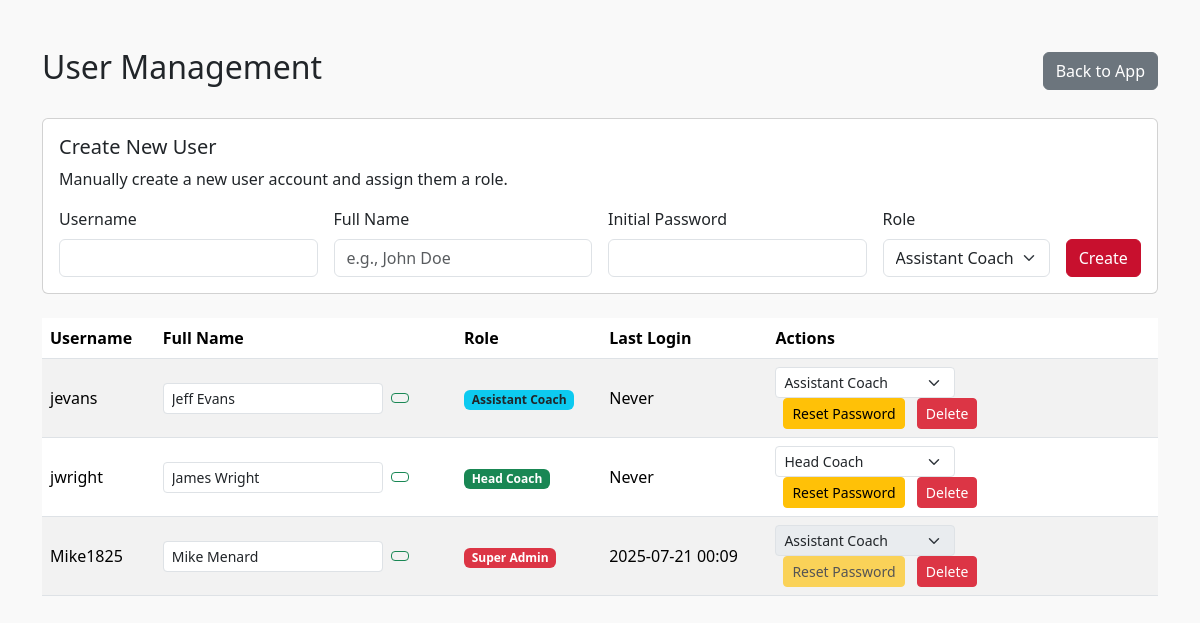
The app's page /admin/users (signed in) with its own data.
### models.py (models this page shows, shortened)
class User(Base):
    __tablename__ = 'users'
    id = Column(Integer, primary_key=True)
    username = Column(String, unique=True, nullable=False)
    full_name = Column(String(100), nullable=True) # <<< This line is crucial
    password_hash = Column(String, nullable=False)
    role = Column(String, default='Coach')
    last_login = Column(String) # Stored as string for now, consider DateTime
    tab_order = Column(Text) # Storing JSON string
    player_order = Column(Text) # Storing JSON string
    team_id = Column(Integer, ForeignKey('teams.id'), nullable=False)
    team = relationship("Team", back_populates="users")

### app.py (the view)
@app.route('/admin/users')
@admin_required
def user_management():
    db = SessionLocal()
    try:
        users = db.query(User).all()
        return render_template('user_management.html', users=users, session=session)
    finally:
        db.close()

### app.py (called while the page is built)
def admin_required(f):
    @wraps(f)
    def decorated_function(*args, **kwargs):
        if not session.get('logged_in'):
            return redirect(url_for('login'))
        if session.get('role') not in ['Head Coach', 'Super Admin']:
            flash('You must be a Head Coach or Super Admin to access this page.', 'danger')
            return redirect(url_for('home'))
        return f(*args, **kwargs)
    return decorated_function

### templates/user_management.html (shortened to what this page needs)
<!DOCTYPE html>
<html lang="en">
<head>
  <link href="https://cdn.jsdelivr.net/npm/bootstrap@5.3.2/dist/css/bootstrap.min.css" rel="stylesheet">
</head>
<body>
<div class="container mt-5">
  <div class="d-flex justify-content-between align-items-center mb-4">
    <h2>User Management</h2>
    <a href="{{ url_for('home') }}" class="btn btn-secondary">Back to App</a>
  </div>
  <div class="card mb-4">
    <div class="card-body">
      <h5 class="card-title">Create New User</h5>
      <p>Manually create a new user account and assign them a role.</p>
      <form method="POST" action="{{ url_for('add_user') }}" class="row g-3 align-items-end">
        <div class="col-12 col-md-3">
          <label for="username" class="form-label">Username</label>
          <input type="text" class="form-control" id="username" name="username" required>
        </div>
        <div class="col-12 col-md-3">
          <label for="full_name" class="form-label">Full Name</label>
          <input type="text" class="form-control" id="full_name" name="full_name" placeholder="e.g., John Doe">
        </div>
        <div class="col-12 col-md-3">
          <label for="password" class="form-label">Initial Password</label>
          <input type="password" class="form-control" id="password" name="password" required>
        </div>
        <div class="col-12 col-md-2 col-lg-2">
          <label for="role" class="form-label">Role</label>
          <select name="role" id="role" class="form-select">
            <option value="Assistant Coach" selected>Assistant Coach</option>
          </select>
        </div>
        <div class="col-12 col-md-1 col-lg-1">
          <button type="submit" class="btn btn-primary w-100">Create</button>
        </div>
      </form>
    </div>
  </div>
  <div class="table-responsive">
    <table class="table table-striped align-middle">
        <thead>
            <tr>
                <th>Username</th>
                <th>Full Name</th>
                <th>Role</th>
                <th>Last Login</th>
                <th style="width: 35%;">Actions</th>
            </tr>
        </thead>
        <tbody>
            {% for user in users|sort(attribute='username') %}
            <tr>
                <td>{{ user.username }}</td>
                <td>
                    <form action="{{ url_for('update_user_details', username=user.username) }}" method="POST" class="d-inline-flex align-items-center gap-2">
                        <input type="text" name="full_name" class="form-control form-control-sm" value="{{ user.full_name or '' }}" placeholder="Full Name">
                        <button type="submit" class="btn btn-sm btn-outline-success" title="Save Name"></button>
                    </form>
                </td>
                <td>
                    {% if user.role == 'Super Admin' %}
                        <span class="badge bg-danger">Super Admin</span>
                    {% elif user.role == 'Head Coach' %}
                        <span class="badge bg-success">Head Coach</span>
                    {% elif user.role == 'Assistant Coach' %}
                        <span class="badge bg-info text-dark">Assistant Coach</span>
                    {% elif user.role == 'Game Changer' %}
                        <span class="badge bg-secondary">Game Changer</span>
                    {% else %}
                        <span class="badge bg-light text-dark">{{ user.role }}</span>
                    {% endif %}
                </td>
                <td>{{ user.last_login or 'Never' }}</td>
                <td>
                    <form action="{{ url_for('change_user_role', username=user.username) }}" method="POST" class="d-inline me-2">
                        <select name="role" class="form-select form-select-sm" onchange="this.form.submit()" style="max-width: 180px;" {% if user.username.lower() == 'mike1825' %}disabled{% endif %}>
                            <option value="Assistant Coach" {% if user.role == 'Assistant Coach' %}selected{% endif %}>Assistant Coach</option>
                            <option value="Head Coach" {% if user.role == 'Head Coach' %}selected{% endif %}>Head Coach</option>
                        </select>
                    </form>
                    <form action="{{ url_for('reset_password', username=user.username) }}" method="POST" class="d-inline me-2">
                        <button type="submit" class="btn btn-sm btn-warning" onclick="return confirm('Are you sure you want to reset the password for this user?');" {% if user.username.lower() == 'mike1825' %}disabled{% endif %}>Reset Password</button>
                    </form>
                    <a href="{{ url_for('delete_user', username=user.username) }}" class="btn btn-sm btn-danger" onclick="return confirm('Are you sure you want to delete this user?');" {% if user.username.lower() == 'mike1825' %}disabled{% endif %}>Delete</a>
                </td>
            </tr>
            {% endfor %}
        </tbody>
    </table>
  </div>
</div>
</body>
</html>

### templates/user_management.html (style rules this page uses)
body { background-color: #f9f9f9; }
.btn-primary { background-color: #c8102e; border-color: #c8102e; }

### records on screen
User: username "jevans", full_name "Jeff Evans", shows "Assistant Coach", last_login "Never", role "Assistant Coach"
User: username "jwright", full_name "James Wright", shows "Head Coach", last_login "Never", role "Head Coach"
User: username "Mike1825", full_name "Mike Menard", role "Super Admin", last_login "2025-07-21 00:09", role "Assistant Coach"
